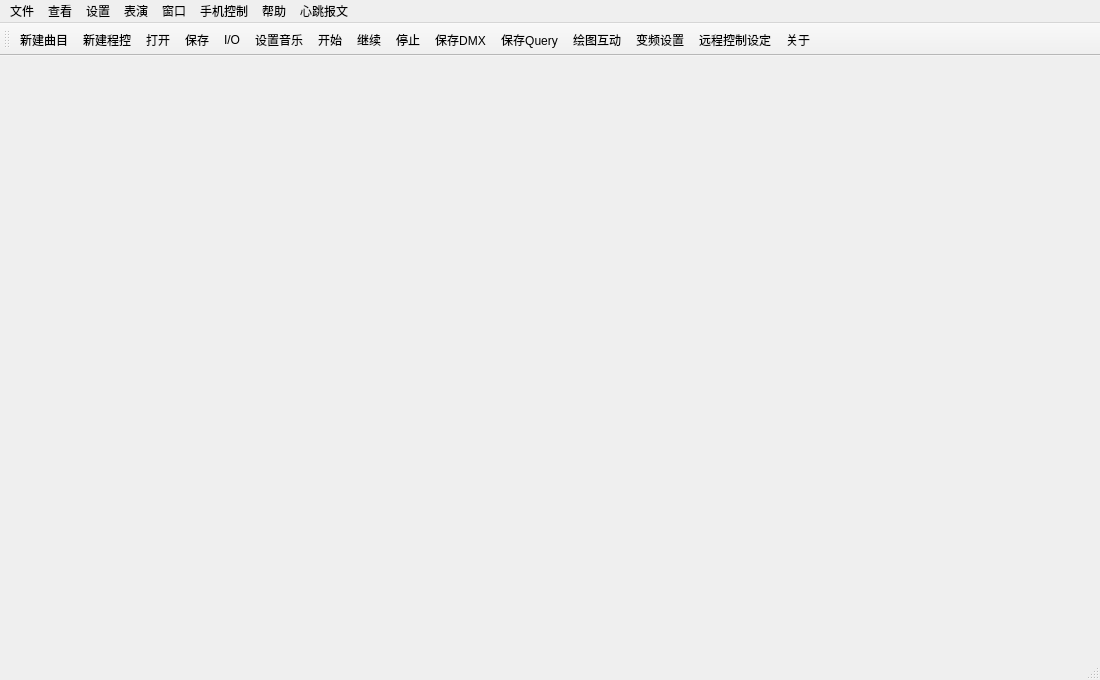
<?xml version="1.0" encoding="UTF-8"?>
<ui version="4.0">
 <class>MainWindow</class>
 <widget class="QMainWindow" name="MainWindow">
  <property name="geometry">
   <rect>
    <x>0</x>
    <y>0</y>
    <width>1100</width>
    <height>680</height>
   </rect>
  </property>
  <property name="sizePolicy">
   <sizepolicy hsizetype="Maximum" vsizetype="Maximum">
    <horstretch>0</horstretch>
    <verstretch>0</verstretch>
   </sizepolicy>
  </property>
  <property name="windowTitle">
   <string>数码水帘延迟+CAN主控测试 SL40版 2026-01-12</string>
  </property>
  <widget class="QWidget" name="centralWidget"/>
  <widget class="QToolBar" name="mainToolBar">
   <attribute name="toolBarArea">
    <enum>TopToolBarArea</enum>
   </attribute>
   <attribute name="toolBarBreak">
    <bool>false</bool>
   </attribute>
   <addaction name="new_music"/>
   <addaction name="new_program_control"/>
   <addaction name="open"/>
   <addaction name="save"/>
   <addaction name="IO"/>
   <addaction name="music"/>
   <addaction name="start"/>
   <addaction name="pause"/>
   <addaction name="stop"/>
   <addaction name="action_DMX"/>
   <addaction name="action_Query"/>
   <addaction name="action_DRAW"/>
   <addaction name="action4test"/>
   <addaction name="actionRemotecontrol"/>
   <addaction name="pointertime"/>
  </widget>
  <widget class="QStatusBar" name="statusBar"/>
  <widget class="QMenuBar" name="menuBar">
   <property name="geometry">
    <rect>
     <x>0</x>
     <y>0</y>
     <width>1100</width>
     <height>26</height>
    </rect>
   </property>
   <widget class="QMenu" name="menu">
    <property name="title">
     <string>文件</string>
    </property>
    <addaction name="new_music"/>
    <addaction name="open"/>
    <addaction name="save"/>
    <addaction name="SaveAs"/>
    <addaction name="close"/>
    <addaction name="closeAll"/>
    <addaction name="separator"/>
    <addaction name="quit"/>
   </widget>
   <widget class="QMenu" name="menu_2">
    <property name="title">
     <string>查看</string>
    </property>
    <addaction name="action111"/>
    <addaction name="action11"/>
    <addaction name="separator"/>
    <addaction name="action11_2"/>
    <addaction name="action11_3"/>
    <addaction name="action11_4"/>
    <addaction name="separator"/>
    <addaction name="action11_5"/>
   </widget>
   <widget class="QMenu" name="menu_3">
    <property name="title">
     <string>设置</string>
    </property>
    <addaction name="action11_6"/>
    <addaction name="separator"/>
    <addaction name="action22"/>
    <addaction name="separator"/>
    <addaction name="action33"/>
    <addaction name="action44"/>
    <addaction name="action55"/>
    <addaction name="separator"/>
    <addaction name="action66"/>
    <addaction name="action77"/>
    <addaction name="separator"/>
    <addaction name="action88"/>
   </widget>
   <widget class="QMenu" name="menu_4">
    <property name="title">
     <string>表演</string>
    </property>
    <addaction name="music"/>
    <addaction name="separator"/>
    <addaction name="start"/>
    <addaction name="pause"/>
    <addaction name="stop"/>
    <addaction name="separator"/>
    <addaction name="action11_9"/>
    <addaction name="action11_10"/>
    <addaction name="action11_11"/>
    <addaction name="loopsingle"/>
    <addaction name="separator"/>
    <addaction name="ontimeset"/>
    <addaction name="timinglist"/>
   </widget>
   <widget class="QMenu" name="menu_5">
    <property name="title">
     <string>窗口</string>
    </property>
    <addaction name="action11_14"/>
    <addaction name="action11_15"/>
    <addaction name="separator"/>
    <addaction name="action11_16"/>
    <addaction name="action11_17"/>
   </widget>
   <widget class="QMenu" name="menu_6">
    <property name="title">
     <string>帮助</string>
    </property>
    <addaction name="action11_19"/>
    <addaction name="action11_18"/>
    <addaction name="action_setpicture"/>
   </widget>
   <widget class="QMenu" name="menu_7">
    <property name="title">
     <string>手机控制</string>
    </property>
    <addaction name="GetMission"/>
   </widget>
   <widget class="QMenu" name="heartbeat">
    <property name="title">
     <string>心跳报文</string>
    </property>
    <addaction name="heartbeatsetting"/>
   </widget>
   <addaction name="menu"/>
   <addaction name="menu_2"/>
   <addaction name="menu_3"/>
   <addaction name="menu_4"/>
   <addaction name="menu_5"/>
   <addaction name="menu_7"/>
   <addaction name="menu_6"/>
   <addaction name="heartbeat"/>
  </widget>
  <action name="new_music">
   <property name="text">
    <string>新建曲目</string>
   </property>
   <property name="toolTip">
    <string>新建场景</string>
   </property>
  </action>
  <action name="open">
   <property name="text">
    <string>打开</string>
   </property>
   <property name="toolTip">
    <string>打开文件</string>
   </property>
  </action>
  <action name="save">
   <property name="text">
    <string>保存</string>
   </property>
   <property name="toolTip">
    <string>保存文件</string>
   </property>
  </action>
  <action name="SaveAs">
   <property name="text">
    <string>另存为</string>
   </property>
   <property name="toolTip">
    <string>另存</string>
   </property>
  </action>
  <action name="close">
   <property name="text">
    <string>关闭</string>
   </property>
   <property name="toolTip">
    <string>关闭文件</string>
   </property>
  </action>
  <action name="closeAll">
   <property name="text">
    <string>关闭全部</string>
   </property>
   <property name="toolTip">
    <string>关闭全部</string>
   </property>
  </action>
  <action name="quit">
   <property name="text">
    <string>退出</string>
   </property>
   <property name="toolTip">
    <string>退出程序</string>
   </property>
  </action>
  <action name="IO">
   <property name="text">
    <string>I/O</string>
   </property>
  </action>
  <action name="music">
   <property name="text">
    <string>设置音乐</string>
   </property>
   <property name="toolTip">
    <string>设置音乐</string>
   </property>
  </action>
  <action name="start">
   <property name="text">
    <string>开始</string>
   </property>
   <property name="toolTip">
    <string>开始</string>
   </property>
  </action>
  <action name="pause">
   <property name="text">
    <string>继续</string>
   </property>
   <property name="toolTip">
    <string>暂停</string>
   </property>
  </action>
  <action name="stop">
   <property name="text">
    <string>停止</string>
   </property>
   <property name="toolTip">
    <string>停止</string>
   </property>
  </action>
  <action name="action111">
   <property name="text">
    <string>主工具条</string>
   </property>
  </action>
  <action name="action11">
   <property name="text">
    <string>进度工具条</string>
   </property>
  </action>
  <action name="action11_2">
   <property name="text">
    <string>设备</string>
   </property>
  </action>
  <action name="action11_3">
   <property name="text">
    <string>系统</string>
   </property>
  </action>
  <action name="action11_4">
   <property name="text">
    <string>表演序列</string>
   </property>
  </action>
  <action name="action11_5">
   <property name="text">
    <string>状态栏</string>
   </property>
  </action>
  <action name="action11_6">
   <property name="text">
    <string>保存系统</string>
   </property>
  </action>
  <action name="action22">
   <property name="text">
    <string>本地执行</string>
   </property>
  </action>
  <action name="action33">
   <property name="text">
    <string>添加程控</string>
   </property>
  </action>
  <action name="action44">
   <property name="text">
    <string>配曲表演</string>
   </property>
  </action>
  <action name="action55">
   <property name="text">
    <string>网络服务</string>
   </property>
  </action>
  <action name="action66">
   <property name="text">
    <string>输入/输出开关</string>
   </property>
  </action>
  <action name="action77">
   <property name="text">
    <string>打开灯设备</string>
   </property>
  </action>
  <action name="action88">
   <property name="text">
    <string>动画演示</string>
   </property>
  </action>
  <action name="action11_7">
   <property name="text">
    <string>11</string>
   </property>
  </action>
  <action name="action11_8">
   <property name="text">
    <string>11</string>
   </property>
  </action>
  <action name="action1">
   <property name="text">
    <string>1</string>
   </property>
  </action>
  <action name="action1_2">
   <property name="text">
    <string>1</string>
   </property>
  </action>
  <action name="action1_3">
   <property name="text">
    <string>1</string>
   </property>
  </action>
  <action name="action1_4">
   <property name="text">
    <string>1</string>
   </property>
  </action>
  <action name="action1_5">
   <property name="text">
    <string>1</string>
   </property>
  </action>
  <action name="action1_6">
   <property name="text">
    <string>1</string>
   </property>
  </action>
  <action name="action11_9">
   <property name="text">
    <string>随机</string>
   </property>
  </action>
  <action name="action11_10">
   <property name="text">
    <string>循环</string>
   </property>
  </action>
  <action name="action11_11">
   <property name="text">
    <string>顺序</string>
   </property>
  </action>
  <action name="loopsingle">
   <property name="checkable">
    <bool>true</bool>
   </property>
   <property name="text">
    <string>单曲循环</string>
   </property>
  </action>
  <action name="ontimeset">
   <property name="checkable">
    <bool>true</bool>
   </property>
   <property name="text">
    <string>定时表演</string>
   </property>
  </action>
  <action name="action11_14">
   <property name="text">
    <string>平排</string>
   </property>
  </action>
  <action name="action11_15">
   <property name="text">
    <string>层级</string>
   </property>
  </action>
  <action name="action11_16">
   <property name="text">
    <string>下一个</string>
   </property>
  </action>
  <action name="action11_17">
   <property name="text">
    <string>前一个</string>
   </property>
  </action>
  <action name="action11_18">
   <property name="text">
    <string>关于</string>
   </property>
  </action>
  <action name="action11_19">
   <property name="text">
    <string>注册</string>
   </property>
  </action>
  <action name="new_program_control">
   <property name="text">
    <string>新建程控</string>
   </property>
   <property name="toolTip">
    <string>程序控制</string>
   </property>
  </action>
  <action name="action_DMX">
   <property name="text">
    <string>保存DMX</string>
   </property>
  </action>
  <action name="action_Query">
   <property name="text">
    <string>保存Query</string>
   </property>
  </action>
  <action name="action_DRAW">
   <property name="checkable">
    <bool>true</bool>
   </property>
   <property name="checked">
    <bool>false</bool>
   </property>
   <property name="text">
    <string>绘图互动</string>
   </property>
  </action>
  <action name="action_setpicture">
   <property name="checkable">
    <bool>false</bool>
   </property>
   <property name="checked">
    <bool>false</bool>
   </property>
   <property name="text">
    <string>设置图片尺寸</string>
   </property>
  </action>
  <action name="action4test">
   <property name="text">
    <string>变频设置</string>
   </property>
  </action>
  <action name="pointertime">
   <property name="enabled">
    <bool>true</bool>
   </property>
   <property name="text">
    <string>关于</string>
   </property>
  </action>
  <action name="actionRemotecontrol">
   <property name="text">
    <string>远程控制设定</string>
   </property>
  </action>
  <action name="actionheheheh">
   <property name="checkable">
    <bool>false</bool>
   </property>
   <property name="checked">
    <bool>false</bool>
   </property>
   <property name="text">
    <string>heheheh</string>
   </property>
  </action>
  <action name="GetMission">
   <property name="checkable">
    <bool>true</bool>
   </property>
   <property name="text">
    <string>任务请求</string>
   </property>
  </action>
  <action name="timinglist">
   <property name="text">
    <string>定时任务队列</string>
   </property>
  </action>
  <action name="heartbeatsetting">
   <property name="checkable">
    <bool>true</bool>
   </property>
   <property name="text">
    <string>报文设置</string>
   </property>
  </action>
 </widget>
 <layoutdefault spacing="6" margin="11"/>
 <resources/>
 <connections>
  <connection>
   <sender>action_setpicture</sender>
   <signal>triggered()</signal>
   <receiver>MainWindow</receiver>
   <slot>on_setpicture_triggered()</slot>
   <hints>
    <hint type="sourcelabel">
     <x>-1</x>
     <y>-1</y>
    </hint>
    <hint type="destinationlabel">
     <x>549</x>
     <y>339</y>
    </hint>
   </hints>
  </connection>
  <connection>
   <sender>ontimeset</sender>
   <signal>triggered()</signal>
   <receiver>MainWindow</receiver>
   <slot>on_ontimesetclick()</slot>
   <hints>
    <hint type="sourcelabel">
     <x>-1</x>
     <y>-1</y>
    </hint>
    <hint type="destinationlabel">
     <x>549</x>
     <y>339</y>
    </hint>
   </hints>
  </connection>
 </connections>
 <slots>
  <slot>on_loopsingle_triggered()</slot>
  <slot>on_setpicture_triggered()</slot>
  <slot>on_ontimesetclick()</slot>
 </slots>
</ui>
